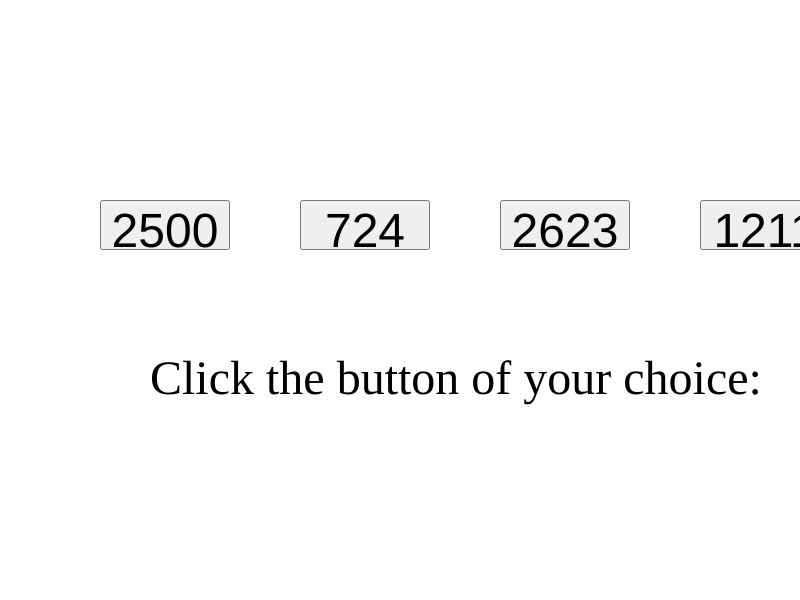
Frame 1 (no input)
Frame 60 (no input): identical to frame 1, image omitted
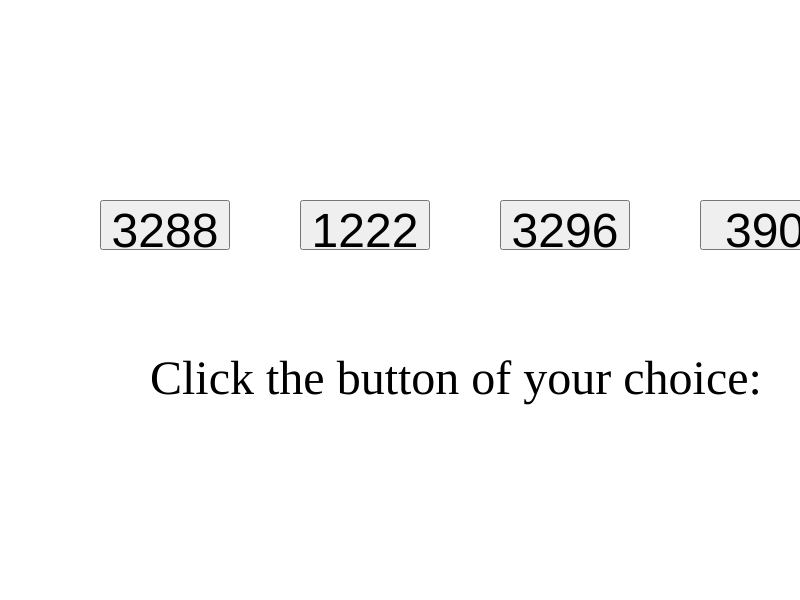
Frame 120 (the mouse pressed at the canvas centre since frame 60)

The p5.js sketch that drew these frames (run headless with seeded random() and noise() and a simulated clock; from frame 60 on, the mouse is pressed at the canvas centre):

// p5.js sketch
// ── sketch.js


var buttonsArray = [];
var options = [];
var numberOpt,choiceWeight;

function setup() {
  
  createCanvas(screen.width,screen.height);

//valores de los botones, elegidos al azar
  numberOpt = 4
  for (i=0;i<numberOpt;i++){
  options[i]=floor(random(3500));
  }


  for (i=0;i<numberOpt;i++){
    
// Parte de creación de los botones
  buttonsArray[i]=createButton(options[i]);
  buttonsArray[i].position(100+width/4*i,200);
  buttonsArray[i].size(130,50);
  buttonsArray[i].value = options[i];
  
  
// Parte de estilo de los botones, si comentas: buttonsArray[i].style("font-size","48px")la siguiente y dejas la
// y dejas sin comentar: buttonsArray[i].class("buttons"), verás que no funciona...
  buttonsArray[i].style("font-size","48px")
  buttonsArray[i].class("buttons");
  

  }


 coo = createDiv("Click the button of your choice: ");
 coo.position(150, 350);
 coo.style("font-size","48px");
//var button1 = createButton("Apriétame");

//button1.class("buttons");
//button1.style("background-color", 'yellow');
//button1.size(200,100);
//button1.position(50, 50);

//button1.value = 3;
//var x = button1.value; 


}


function draw() {
  
  for (i=0;i<numberOpt;i++){

    buttonsArray[i].mousePressed(giveValue);

    if(mouseIsPressed){

      for (i=0;i<numberOpt;i++){
        if(true){
          
        }  
      options[i]=floor(random(3500));
      buttonsArray[i].value = options[i];
      buttonsArray[i].html(options[i]);
      }

    }
  }
  
}

giveValue = function(){
  
 background(random(255),random(255),random(255));
 x = this.value;
 coo.html("Click the button of your choice: " + x + "<br>" + "<br>"+ "Go for the next!" );
}


// ── style.css

.buttons {
  font-size: 48;
  background-color:'yellow';
}

.best {
  font-size: 48;
}
